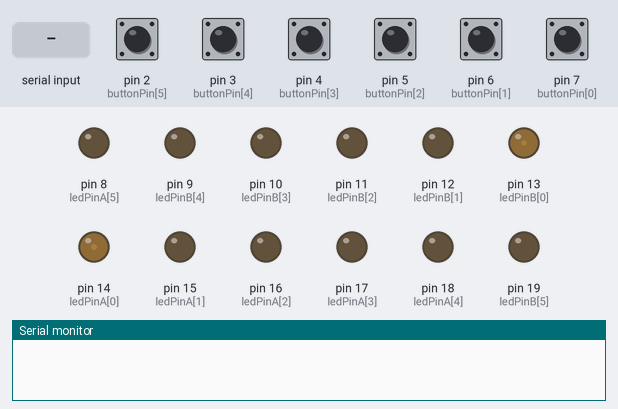
The sketch below on a simulated Arduino Uno, built with avr-gcc and run on an emulated ATmega328P. Shown: output pins drawn as LEDs (lit = HIGH), the last lines printed to the serial monitor. The inputs (shaded band) are chosen by the test bench; at power-on: pin 2 (buttonPin[5]), pin 3 (buttonPin[4]), pin 4 (buttonPin[3]), pin 5 (buttonPin[2]), pin 6 (buttonPin[1]), pin 7 (buttonPin[0]) LOW.

Above: at 1.2 s.
1.3 s: pin 4 (buttonPin[3]) pulled HIGH for 0.15 s
At 1.45 s:
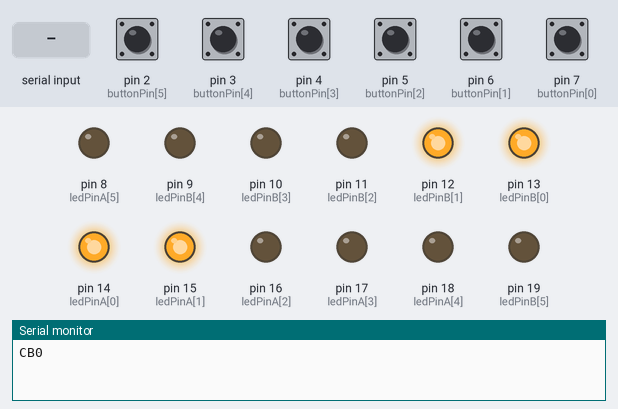
4.3 s: pin 6 (buttonPin[1]) pulled HIGH for 0.15 s
At 5.1 s:
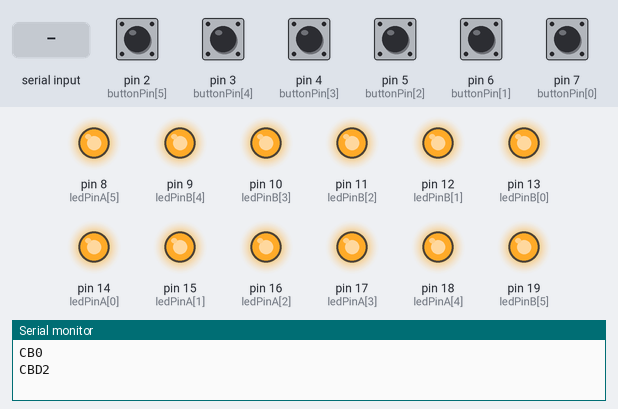
7.3 s: pin 7 (buttonPin[0]) pulled HIGH for 0.15 s
At 8.1 s:
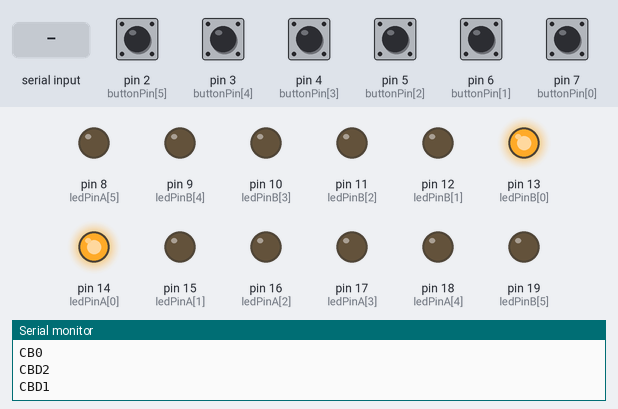
9.8 s: "1\n" received over Serial
At 12.0 s:
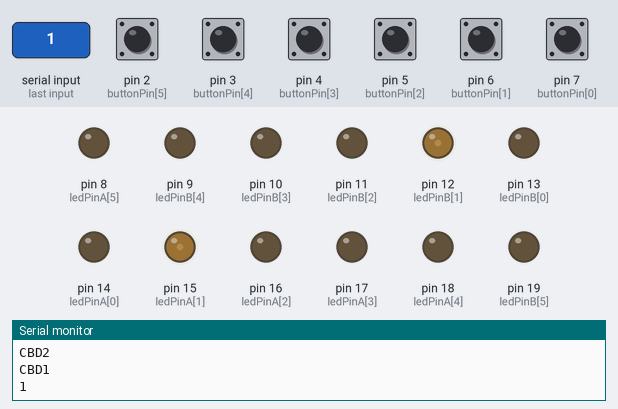
12.3 s: pin 2 (buttonPin[5]) pulled HIGH for 0.15 s
At 13.7 s:
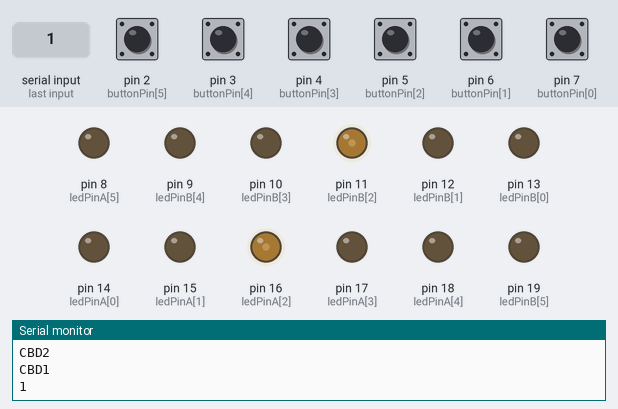
14.0 s: "3\n" received over Serial
At 15.4 s:
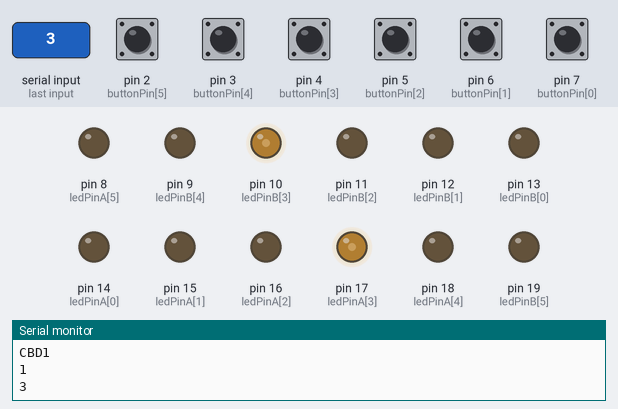
Timing chart, 0 to 17.0 s (numbered marks = the images above; inputs shaded):
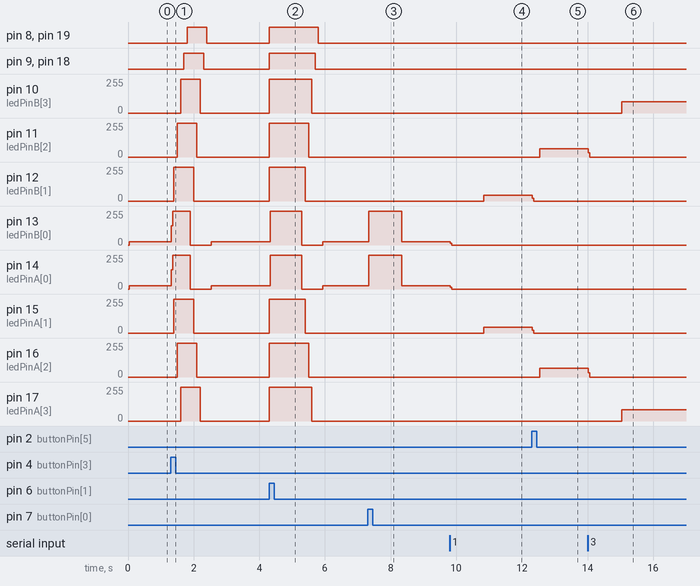

The sketch:

CoinButton.ino
```cpp
/*
  CoinButton Taster System R2 ToolDroid
  created 2018
  by Doc Snyder <https://github.com/R2ToolDroid>

  System mit Serial Read Input
*/

// constants won't change. They're used here to
// set pin numbers:

//    A                        B
//  LED 7   A0-14   |  Button 1   |   LED 1    D13-13
//  LED 8   A1-15   |  Button 2   |   LED 2    D12-12
//  LED 9   A2-16   |  Button 3   |   LED 3    D11-11
//  LED 10  A3-17   |  Button 4   |   LED 4    D10-10
//  LED 11  A4-18   |  Button 5   |   LED 5    D9-9
//  LED 12  D8-8    |  Button 6   |   LED 6    A5-19


//Button 5 and 6 are for select Level
//Button 4 is for Excecute the Command
//HOLD BUTTON 5 on Start for Debugsequence

//Arduino Pin Numbers V3

// TX - 1
// RX - 0
// D2 - 2
// D3 - 3
// D4 - 4
// D5 - 5
// D6 - 6
// D7 - 7
// D8 - 8
// D9 - 9
// D10- 10
// D11- 11
// D12- 12
// D13- 13

// A0 - 14
// A1 - 15
// A2 - 16
// A3 - 17
// A4 - 18
// A5 - 19
// A6 - 20 ?
// A7 - 21 ?

int buttonPin[] = {7, 6, 5, 4, 3, 2};     // Button PIN Array
int ledPinA[] =  {14, 15, 16, 17, 18, 8};      // the number of the LED pin
int ledPinB[] =  {13, 12, 11, 10, 9, 19};      // the number of the LED pin

int pinCount = 6; //Raster 6 Tasten
int level = 0;

// this String will come in future from SD Card to make R2 easyer to learn
// this Sting shuld have 17 Commands now
// Here typical Marcduino Commands
// Direkt push Commands:
// BUTTON 1   Reset and mode0 RAND to Dome
// BUTTON 2   mode1 RC to Dome
// BUTTON 3   charge panel open
// BUTTON 4   EXECUTE Sequence
// BUTTON 5   Level +
// BUTTON 6   Level -


String syscmd[] = {
  "CB0",      //0   Close all panels (full speed), servo off - use as init only. Use CL00 for all soft close.
  "CB1",      //1   Scream, with all panels open
  "CB2",      //2
  "CB3",      //3
  "CB4",      //4   Wave 2 (open progressively all panels, then close one by one)
  "CB5",      //5   Beep Cantina (with marching ants panel action)
  "CB6",     //6   Faint/Short Circuit
  "CB7",      //7   Cantina dance (orchestral, rhythmic panel dance)
  "CB8",      //8   Leia
  "CB9",      //9   Disco
  "CB10",      //10  Quite Mode reset (panel close, stop holos, stop sounds)
  "CB11",      //11  Full Awake Mode reset (panel close, random sound, holo movement, no holo lights)
  "CB12",      //12  Top Panels to RC
  "CB13",      //13    Mid Awake Mode reset (panel close, random sound, stop holos)
  "CB14",      //14  Awake+ Mode reset ((panel close, random sound, holo movement, lights on)
  "CB15",     //15
  "CB16",       //16
  "CB17"       //17


};

// Vars for Serial Input

String cmd; //Consohlen Input

// variables will change:

int buttonState1 = 0;         // variable for reading the pushbutton status
int buttonState2 = 0;         // variable for reading the pushbutton status
int buttonState3 = 0;
int buttonState4 = 0;
int buttonState5 = 0;
int buttonState6 = 0;

int debug = 0; //Debug function

void setup() {
  Serial.begin(9600);

  // set the pin as Input and Output:
  for (int thisPin = 0; thisPin < pinCount; thisPin++) {
    pinMode(ledPinA[thisPin], OUTPUT);
    pinMode(ledPinB[thisPin], OUTPUT);
    pinMode(buttonPin[thisPin], INPUT);
  }

  if (digitalRead(buttonPin[5]) == HIGH) {

  Serial.println("SCRIPT: CoinButton 13.10.2020");
  Serial.println("initiate......");
  Serial.println("DebugMode ON");
  Serial.println("...");
  delay(5000);
  debug = 1;
  }
}


void loop() {


  // read the state of the pushbutton value:
  buttonState1 = digitalRead(buttonPin[0]);
  buttonState2 = digitalRead(buttonPin[1]);
  buttonState3 = digitalRead(buttonPin[2]);
  buttonState4 = digitalRead(buttonPin[3]);
  buttonState5 = digitalRead(buttonPin[4]);
  buttonState6 = digitalRead(buttonPin[5]);

  //if (level >= 0 ) {
  //    digitalWrite(ledPinA[level], HIGH);
  //   digitalWrite(ledPinB[level], HIGH);
  //   }

  matrix();
  if (debug == 1) {
    Serial.print("LEVEL= ");
    Serial.println(level);
  }

  // check if the pushbutton is pressed.
  // if it is, the buttonState is HIGH:
  if (buttonState1 == HIGH) {

    if (debug == 1) {
    Serial.println("Button-1 - Levelreset");
    }

    Serial.print("CBD1");
    Serial.print("\n");
    delay(1000);

    level = 0;

      for (int thisPin = 0; thisPin < pinCount; thisPin++) {
        digitalWrite(ledPinA[thisPin], HIGH);
        digitalWrite(ledPinB[thisPin], HIGH);

        buttonState2 == LOW;
        buttonState3 == LOW;


        }
  }// end button 1

      for (int thisPin = 0; thisPin < pinCount; thisPin++) {
           digitalWrite(ledPinA[thisPin], LOW);
          digitalWrite(ledPinB[thisPin], LOW);
        }   // end for


  if (buttonState2 == HIGH) {

    if (debug == 1) {
      Serial.println("Button-2");
    }

    for (int thisPin = 0; thisPin < pinCount; thisPin++) {
      digitalWrite(ledPinA[thisPin], HIGH);
      digitalWrite(ledPinB[thisPin], HIGH);
    }

    Serial.print ("CBD2");
    Serial.print ("\n");

    delay(1000);


    buttonState2 == LOW;

    for (int thisPin = 0; thisPin < pinCount; thisPin++) {
      digitalWrite(ledPinA[thisPin], LOW);

      digitalWrite(ledPinB[thisPin], LOW);
      delay(100);
    }
 }

  if (buttonState3 == HIGH) {
    // turn LED on:

    if (debug == 1) {
      Serial.println("Button-3");
    }

    Serial.print ("CBD3");
    Serial.print ("\n");
    delay(1000);


    for (int thisPin = 0; thisPin < pinCount; thisPin++) {
      digitalWrite(ledPinA[thisPin], LOW);
      digitalWrite(ledPinB[thisPin], LOW);
    }

  } else {
    // turn LED off:

  }

  if (buttonState4 == HIGH) {
    // turn LED on:

    if (debug == 1) {
      Serial.println("Button-4");
    }

    ///Hier Befehl ausführen
    if (debug == 1) {
    Serial.print("LEVEL= ");
    Serial.print(level);
    Serial.print (" ...Execute");
    Serial.print("\n");
    }

     Serial.print(syscmd[level]);
     Serial.print("\n");

    for (int thisPin = 0; thisPin < pinCount; thisPin++) {
      digitalWrite(ledPinA[thisPin], HIGH);

      digitalWrite(ledPinB[thisPin], HIGH);
      delay (100);
    }

    for (int thisPin = 0; thisPin < pinCount; thisPin++) {
      digitalWrite(ledPinA[thisPin], LOW);

      digitalWrite(ledPinB[thisPin], LOW);
      delay(100);
    }


  } else {
    // turn LED off:

  }


  if (buttonState5 == HIGH) {
    // turn LED on:
    if (debug == 1) {
      Serial.println("Button-5");
    }
    //digitalWrite(ledPinA6 HIGH);

    if (level >= 0 && level <= 17) {
      level--;
    }
    delay(200);


  }


  if (buttonState6 == HIGH) {
    // turn LED on:
    if (debug == 1) {
      Serial.println("Button-6");
    }
    if (level >= -1 && level <= 16) {

      level++;
    }
    delay(200);


  }

   getCMD();
}


void getCMD() {     // Input Comando auswerten

  while(Serial.available() > 0  ) {

        cmd= Serial.readString();// read the incoming data as string
        Serial.println(cmd);

        if (cmd)
        {
          level = cmd.toInt();
        }


    } // End While

}

int matrix() {

  switch (level) {
    case 0:
      digitalWrite(ledPinA[level], HIGH);
      digitalWrite(ledPinB[level], HIGH);
      break;
    case 1:
      digitalWrite(ledPinA[level], HIGH);
      digitalWrite(ledPinB[level], HIGH);
      break;

    case 2:
      digitalWrite(ledPinA[level], HIGH);
      digitalWrite(ledPinB[level], HIGH);
      break;
    case 3:
      digitalWrite(ledPinA[level], HIGH);
      digitalWrite(ledPinB[level], HIGH);
      break;
    case 4:
      digitalWrite(ledPinA[level], HIGH);
      digitalWrite(ledPinB[level], HIGH);
      break;

    case 5:
      digitalWrite(ledPinA[level], HIGH);
      digitalWrite(ledPinB[level], HIGH);
      break;

    case 6:
      digitalWrite(ledPinA[0], HIGH);
      break;
    case 7:
      digitalWrite(ledPinB[0], HIGH);
      break;
    case 8:
      digitalWrite(ledPinA[1], HIGH);
      break;
    case 9:
      digitalWrite(ledPinB[1], HIGH);
      break;
    case 10:
      digitalWrite(ledPinA[2], HIGH);
      break;
    case 11:
      digitalWrite(ledPinB[2], HIGH);
      break;
    case 12:
      digitalWrite(ledPinA[3], HIGH);
      break;
    case 13:
      digitalWrite(ledPinB[3], HIGH);
      break;
    case 14:
      digitalWrite(ledPinA[4], HIGH);
      break;
    case 15:
      digitalWrite(ledPinB[4], HIGH);
      break;
    case 16:
      digitalWrite(ledPinA[5], HIGH);
      break;
    case 17:
      digitalWrite(ledPinB[5], HIGH);
      break;

  }


}
```

Measured:
- after the input at 1.3 s, pin 8 (ledPinA[5]): LOW → HIGH after 0.50 s, → LOW 0.60 s later; pin 9 (ledPinB[4]): LOW → HIGH after 0.40 s, → LOW 0.60 s later
- after the input at 4.3 s, pin 8 (ledPinA[5]): LOW → HIGH at once, → LOW 1.5 s later; pin 9 (ledPinB[4]): LOW → HIGH at once, → LOW 1.4 s later
- after the input at 7.3 s, pin 13 (ledPinB[0]): 23/255 → 255/255 at once, → 23/255 1.0 s later; pin 14 (ledPinA[0]): 24/255 → 255/255 at once, → 24/255 1.0 s later
- after the input at 9.8 s, pin 12 (ledPinB[1]): 0/255 → 42/255 after 1.0 s; pin 13 (ledPinB[0]): 23/255 → 0/255 at once; pin 14 (ledPinA[0]): 24/255 → 0/255 at once; pin 15 (ledPinA[1]): 0/255 → 43/255 after 1.0 s
- after the input at 12.3 s, pin 11 (ledPinB[2]): 0/255 → 63/255 after 0.24 s; pin 12 (ledPinB[1]): 42/255 → 0/255 at once; pin 15 (ledPinA[1]): 43/255 → 0/255 at once; pin 16 (ledPinA[2]): 0/255 → 64/255 after 0.24 s
- after the input at 14.0 s, pin 10 (ledPinB[3]): 0/255 → 84/255 after 1.0 s; pin 11 (ledPinB[2]): 63/255 → 0/255 at once; pin 16 (ledPinA[2]): 64/255 → 0/255 at once; pin 17 (ledPinA[3]): 0/255 → 85/255 after 1.0 s
